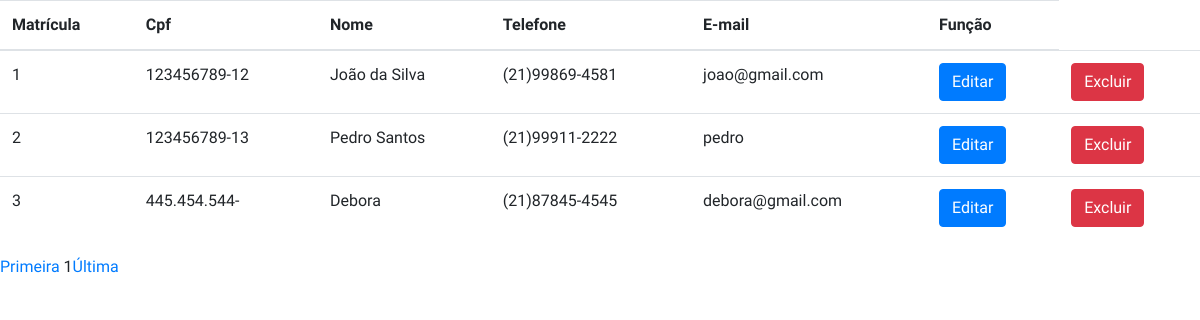
/relfuncionarios.php, run on the app's committed database.
### tables this page shows
CREATE TABLE `funcionario` (
  `matricula` int(11) NOT NULL,
  `nome` varchar(60) NOT NULL,
  `telefone` varchar(15) NOT NULL,
  `cpf` char(12) NOT NULL,
  `qualificacao` varchar(30) NOT NULL,
  `experiencia` varchar(20) NOT NULL,
  `cep` char(9) NOT NULL,
  `numerocasa` int(11) NOT NULL,
  `complemento` varchar(30) DEFAULT NULL,
  `email` varchar(50) NOT NULL,
  `senha` varchar(255) NOT NULL,
  `status` char(1) NOT NULL,
  `foto` varchar(255) NOT NULL
);

### relfuncionarios.php (the view, shortened to what this page needs)
<?php
    require_once 'conexao.php';
    require_once 'head.php';
    $pagatual = filter_input(INPUT_GET, "page", FILTER_SANITIZE_NUMBER_INT);
	$pag = (!empty($pagatual)) ? $pagatual : 1;
    $limitereg = 3;
    $inicio = ($limitereg * $pag) - $limitereg;
    $busca = "SELECT matricula,nome,telefone,cpf,email from
    funcionario WHERE status = 'A' LIMIT $inicio , $limitereg";
    $resultado= $conn->prepare($busca);
    $resultado->execute();
    if (($resultado) AND ($resultado->rowCount() != 0)) {
?>
            <table class="table">
                    <thead>
                        <tr>
                        <th>Matrícula</th>
                        <th>Cpf</th>
                        <th>Nome</th>
                        <th>Telefone</th>
                        <th>E-mail</th>
                        <th>Função</th>
                        </tr>
                    </thead>
            <tbody>
<?php
        while ($linha = $resultado->fetch(PDO::FETCH_ASSOC)) {
            extract($linha);
            ?>
                        <tr>
                            <td><?php echo $matricula; ?></td>
                            <td><?php echo $cpf; ?></td>
                            <td><?php echo $nome; ?></td>
                            <td><?php echo $telefone; ?></td>
                            <td><?php echo $email; ?></td>
                            <td>
                                <?php echo "<a href='editar.php?matricula=$matricula'>" ; ?>
                                <input type="submit" class="btn btn-primary" name="editar" value="Editar">
                            </td>
                             <td>
                                <?php echo "<a href='excluir.php?matricula=$matricula'>" ; ?>
                                <input type="submit" class="btn btn-danger" name="excluir" value="Excluir">
                            </td>
                        </tr>
    <?php
        }
    ?>
        </tbody>
        </table>
<?php
    }
    $qtregistro = "SELECT COUNT(matricula) AS registros FROM funcionario WHERE status='A'";
    $resultado = $conn->prepare($qtregistro);
    $resultado->execute();
    $resposta = $resultado->fetch(PDO::FETCH_ASSOC);
    $qnt_pagina = ceil($resposta['registros'] / $limitereg);
     echo "<a href='relfuncionarios.php?page=1'>Primeira</a> ";
   echo "$pag";
   echo "<a href='relfuncionarios.php?page=$qnt_pagina'>Última</a> ";
?>

### head.php (shortened to what this page needs)
<!DOCTYPE html>
<html lang="pt-br">
<head>
  <link rel="stylesheet" href="https://stackpath.bootstrapcdn.com/bootstrap/4.1.3/css/bootstrap.min.css"
>
  <link rel="stylesheet" href="style.css">
  <link rel="stylesheet" href="pecas.css">
  <link rel="stylesheet" href="login.css">
</head>
<body>

### login.css (style rules this page uses)
html,body { background-image: url(''); background-size: cover; background-repeat: no-repeat; height: 100%; font-family: 'Numans', sans-serif; }

### data on the page
funcionario: matricula "1", cpf "123456789-12", nome "João da Silva", telefone "(21)99869-4581", email "joao@gmail.com"
funcionario: matricula "2", cpf "123456789-13", nome "Pedro Santos", telefone "(21)99911-2222", email "pedro"
funcionario: matricula "3", cpf "445.454.544-", nome "Debora", telefone "(21)87845-4545", email "debora@gmail.com"

### other printed values
$pag "1"
